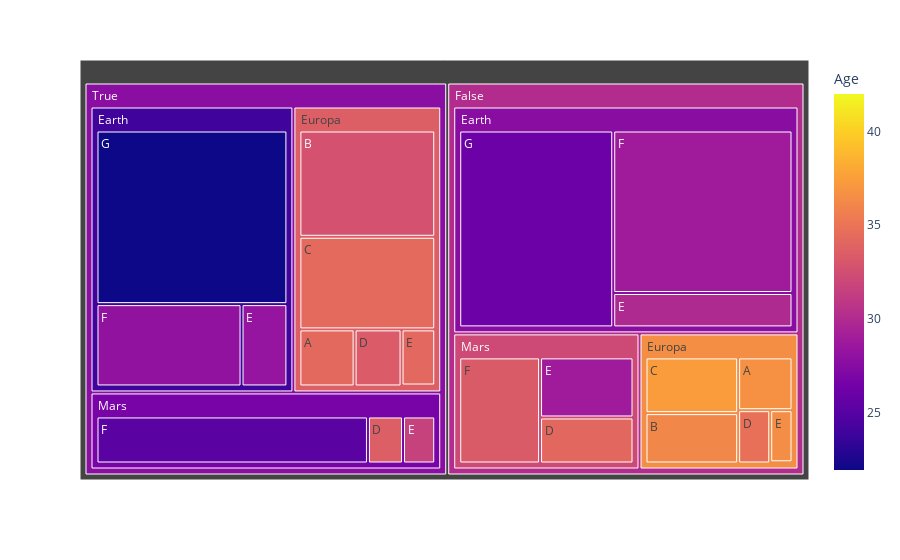

Notebook cell for this chart:
### Code cell
fig = px.treemap(
    train_data.dropna(),
    path=["Transported", "HomePlanet", "CabinDeck"],
    color="Age")
fig.show()

### Figure 1 — Plotly figure (JSON) as saved in the notebook; plotly's stock layout.template omitted (floating-point values rounded to 4 significant figures)
{"data": [{"branchvalues": "total", "customdata": [[28.09], [32.71], [25.23], [26.03], [28.87], [33.31], [33.35], [34.19], [21.93], [36.12], [29.91], [34.24], [34.33], [37.35], [31.63], [36.7], [34.2], [28.89], [36.48], [33.59], [28.26], [34.73], [42.0], [38.0], [23.92], [33.57], [26.7], [27.65], [32.17], [36.52], [27.72], [30.1]], "domain": {"x": [0, 1], "y": [0, 1]}, "hovertemplate": "labels=%{label}<br>count=%{value}<br>parent=%{parent}<br>id=%{id}<br>Age=%{color}<extra></extra>", "ids": ["True/Earth/F", "True/Europa/B", "True/Mars/F", "False/Earth/G", "False/Earth/F", "False/Mars/F", "True/Europa/D", "False/Mars/D", "True/Earth/G", "False/Europa/B", "False/Earth/E", "True/Europa/A", "True/Europa/C", "False/Europa/C", "True/Mars/E", "False/Europa/A", "True/Europa/E", "False/Mars/E", "False/Europa/E", "True/Mars/D", "True/Earth/E", "False/Europa/D", "False/Europa/T", "True/Europa/T", "True/Earth", "True/Europa", "True/Mars", "False/Earth", "False/Mars", "False/Europa", "True", "False"], "labels": ["F", "B", "F", "G", "F", "F", "D", "D", "G", "B", "E", "A", "C", "C", "E", "A", "E", "E", "E", "D", "E", "D", "T", "T", "Earth", "Europa", "Mars", "Earth", "Mars", "Europa", "True", "False"], "marker": {"coloraxis": "coloraxis", "colors": [28.09, 32.71, 25.23, 26.03, 28.87, 33.31, 33.35, 34.19, 21.93, 36.12, 29.91, 34.24, 34.33, 37.35, 31.63, 36.7, 34.2, 28.89, 36.48, 33.59, 28.26, 34.73, 42.0, 38.0, 23.92, 33.57, 26.7, 27.65, 32.17, 36.52, 27.72, 30.1]}, "name": "", "parents": ["True/Earth", "True/Europa", "True/Mars", "False/Earth", "False/Earth", "False/Mars", "True/Europa", "False/Mars", "True/Earth", "False/Europa", "False/Earth", "True/Europa", "True/Europa", "False/Europa", "True/Mars", "False/Europa", "True/Europa", "False/Mars", "False/Europa", "True/Mars", "True/Earth", "False/Europa", "False/Europa", "True/Europa", "True", "True", "True", "False", "False", "False", "", ""], "type": "treemap", "values": [370, 458, 565, 945, 908, 307, 85, 154, 1027, 169, 192, 100, 399, 187, 67, 104, 60, 201, 42, 73, 117, 62, 1, 1, 1514, 1103, 705, 2045, 662, 565, 3322, 3272]}], "layout": {"coloraxis": {"colorbar": {"title": {"text": "Age"}}, "colorscale": [[0, "#0d0887"], [0.1111, "#46039f"], [0.2222, "#7201a8"], [0.3333, "#9c179e"], [0.4444, "#bd3786"], [0.5556, "#d8576b"], [0.6667, "#ed7953"], [0.7778, "#fb9f3a"], [0.8889, "#fdca26"], [1, "#f0f921"]]}, "legend": {"tracegroupgap": 0}, "margin": {"t": 60}}}
